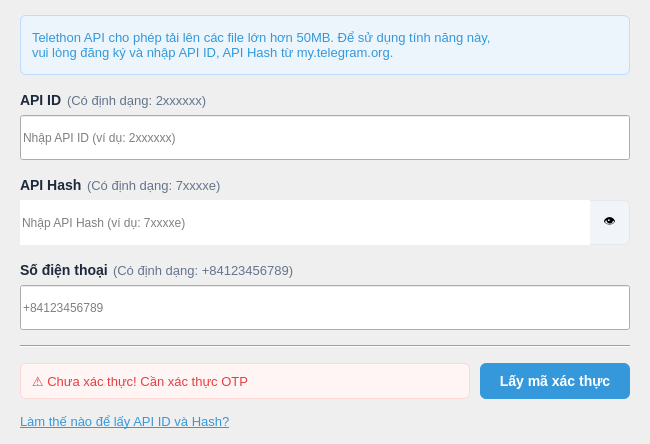
<?xml version="1.0" encoding="UTF-8"?>
<ui version="4.0">
 <class>ConfigTelethonTab</class>
 <widget class="QWidget" name="ConfigTelethonTab">
  <property name="geometry">
   <rect>
    <x>0</x>
    <y>0</y>
    <width>650</width>
    <height>430</height>
   </rect>
  </property>
  <layout class="QVBoxLayout" name="verticalLayout">
   <property name="spacing">
    <number>15</number>
   </property>
   <property name="leftMargin">
    <number>20</number>
   </property>
   <property name="topMargin">
    <number>15</number>
   </property>
   <property name="rightMargin">
    <number>20</number>
   </property>
   <property name="bottomMargin">
    <number>15</number>
   </property>
   <item>
    <widget class="QLabel" name="telethonInfoLabel">
     <property name="minimumSize">
      <size>
       <width>0</width>
       <height>60</height>
      </size>
     </property>
     <property name="maximumSize">
      <size>
       <width>16777215</width>
       <height>60</height>
      </size>
     </property>
     <property name="styleSheet">
      <string notr="true">background-color: #EBF5FB;
color: #3498DB;
border: 1px solid #BFDBFE;
border-radius: 6px;
padding: 8px;
font-size: 13px;</string>
     </property>
     <property name="text">
      <string>Telethon API cho phép tải lên các file lớn hơn 50MB. Để sử dụng tính năng này,
vui lòng đăng ký và nhập API ID, API Hash từ my.telegram.org.</string>
     </property>
     <property name="alignment">
      <set>Qt::AlignLeading|Qt::AlignLeft|Qt::AlignVCenter</set>
     </property>
     <property name="wordWrap">
      <bool>true</bool>
     </property>
    </widget>
   </item>
   <item>
    <widget class="QWidget" name="apiIdContainer" native="true">
     <layout class="QVBoxLayout" name="apiIdLayout">
      <property name="spacing">
       <number>5</number>
      </property>
      <property name="leftMargin">
       <number>0</number>
      </property>
      <property name="topMargin">
       <number>0</number>
      </property>
      <property name="rightMargin">
       <number>0</number>
      </property>
      <property name="bottomMargin">
       <number>0</number>
      </property>
      <item>
       <layout class="QHBoxLayout" name="apiIdHeaderLayout">
        <item>
         <widget class="QLabel" name="apiIdLabel">
          <property name="styleSheet">
           <string notr="true">font-size: 14px; font-weight: bold; color: #1E293B;</string>
          </property>
          <property name="text">
           <string>API ID</string>
          </property>
         </widget>
        </item>
        <item>
         <widget class="QLabel" name="apiIdHintLabel">
          <property name="styleSheet">
           <string notr="true">font-size: 13px; color: #64748B;</string>
          </property>
          <property name="text">
           <string>(Có định dạng: 2xxxxxx)</string>
          </property>
         </widget>
        </item>
        <item>
         <spacer name="apiIdHeaderSpacer">
          <property name="orientation">
           <enum>Qt::Horizontal</enum>
          </property>
          <property name="sizeHint" stdset="0">
           <size>
            <width>40</width>
            <height>20</height>
           </size>
          </property>
         </spacer>
        </item>
       </layout>
      </item>
      <item>
       <widget class="QLineEdit" name="apiIdLineEdit">
        <property name="minimumSize">
         <size>
          <width>0</width>
          <height>45</height>
         </size>
        </property>
        <property name="maximumSize">
         <size>
          <width>16777215</width>
          <height>45</height>
         </size>
        </property>
        <property name="placeholderText">
         <string>Nhập API ID (ví dụ: 2xxxxxx)</string>
        </property>
       </widget>
      </item>
     </layout>
    </widget>
   </item>
   <item>
    <widget class="QWidget" name="apiHashContainer" native="true">
     <layout class="QVBoxLayout" name="apiHashLayout">
      <property name="spacing">
       <number>5</number>
      </property>
      <property name="leftMargin">
       <number>0</number>
      </property>
      <property name="topMargin">
       <number>0</number>
      </property>
      <property name="rightMargin">
       <number>0</number>
      </property>
      <property name="bottomMargin">
       <number>0</number>
      </property>
      <item>
       <layout class="QHBoxLayout" name="apiHashHeaderLayout">
        <item>
         <widget class="QLabel" name="apiHashLabel">
          <property name="styleSheet">
           <string notr="true">font-size: 14px; font-weight: bold; color: #1E293B;</string>
          </property>
          <property name="text">
           <string>API Hash</string>
          </property>
         </widget>
        </item>
        <item>
         <widget class="QLabel" name="apiHashHintLabel">
          <property name="styleSheet">
           <string notr="true">font-size: 13px; color: #64748B;</string>
          </property>
          <property name="text">
           <string>(Có định dạng: 7xxxxe)</string>
          </property>
         </widget>
        </item>
        <item>
         <spacer name="apiHashHeaderSpacer">
          <property name="orientation">
           <enum>Qt::Horizontal</enum>
          </property>
          <property name="sizeHint" stdset="0">
           <size>
            <width>40</width>
            <height>20</height>
           </size>
          </property>
         </spacer>
        </item>
       </layout>
      </item>
      <item>
       <layout class="QHBoxLayout" name="apiHashInputLayout">
        <property name="spacing">
         <number>0</number>
        </property>
        <item>
         <widget class="QLineEdit" name="apiHashLineEdit">
          <property name="minimumSize">
           <size>
            <width>0</width>
            <height>45</height>
           </size>
          </property>
          <property name="maximumSize">
           <size>
            <width>16777215</width>
            <height>45</height>
           </size>
          </property>
          <property name="styleSheet">
           <string notr="true">border-top-right-radius: 0px;
border-bottom-right-radius: 0px;</string>
          </property>
          <property name="echoMode">
           <enum>QLineEdit::Password</enum>
          </property>
          <property name="placeholderText">
           <string>Nhập API Hash (ví dụ: 7xxxxe)</string>
          </property>
         </widget>
        </item>
        <item>
         <widget class="QPushButton" name="togglePasswordButton">
          <property name="minimumSize">
           <size>
            <width>40</width>
            <height>45</height>
           </size>
          </property>
          <property name="maximumSize">
           <size>
            <width>40</width>
            <height>45</height>
           </size>
          </property>
          <property name="styleSheet">
           <string notr="true">background-color: #F1F5F9;
border: 1px solid #E4E7EB;
border-left: none;
border-top-left-radius: 0px;
border-bottom-left-radius: 0px;
border-top-right-radius: 6px;
border-bottom-right-radius: 6px;</string>
          </property>
          <property name="text">
           <string>👁️</string>
          </property>
         </widget>
        </item>
       </layout>
      </item>
     </layout>
    </widget>
   </item>
   <item>
    <widget class="QWidget" name="phoneContainer" native="true">
     <layout class="QVBoxLayout" name="phoneLayout">
      <property name="spacing">
       <number>5</number>
      </property>
      <property name="leftMargin">
       <number>0</number>
      </property>
      <property name="topMargin">
       <number>0</number>
      </property>
      <property name="rightMargin">
       <number>0</number>
      </property>
      <property name="bottomMargin">
       <number>0</number>
      </property>
      <item>
       <layout class="QHBoxLayout" name="phoneHeaderLayout">
        <item>
         <widget class="QLabel" name="phoneLabel">
          <property name="styleSheet">
           <string notr="true">font-size: 14px; font-weight: bold; color: #1E293B;</string>
          </property>
          <property name="text">
           <string>Số điện thoại</string>
          </property>
         </widget>
        </item>
        <item>
         <widget class="QLabel" name="phoneHintLabel">
          <property name="styleSheet">
           <string notr="true">font-size: 13px; color: #64748B;</string>
          </property>
          <property name="text">
           <string>(Có định dạng: +84123456789)</string>
          </property>
         </widget>
        </item>
        <item>
         <spacer name="phoneHeaderSpacer">
          <property name="orientation">
           <enum>Qt::Horizontal</enum>
          </property>
          <property name="sizeHint" stdset="0">
           <size>
            <width>40</width>
            <height>20</height>
           </size>
          </property>
         </spacer>
        </item>
       </layout>
      </item>
      <item>
       <widget class="QLineEdit" name="phoneLineEdit">
        <property name="minimumSize">
         <size>
          <width>0</width>
          <height>45</height>
         </size>
        </property>
        <property name="maximumSize">
         <size>
          <width>16777215</width>
          <height>45</height>
         </size>
        </property>
        <property name="placeholderText">
         <string>+84123456789</string>
        </property>
       </widget>
      </item>
     </layout>
    </widget>
   </item>
   <item>
    <widget class="QFrame" name="separator">
     <property name="frameShape">
      <enum>QFrame::HLine</enum>
     </property>
     <property name="frameShadow">
      <enum>QFrame::Sunken</enum>
     </property>
     <property name="class" stdset="0">
      <string>separator</string>
     </property>
    </widget>
   </item>
   <item>
    <layout class="QHBoxLayout" name="otpStatusLayout">
     <property name="spacing">
      <number>10</number>
     </property>
     <item>
      <widget class="QLabel" name="otpStatusLabel">
       <property name="minimumSize">
        <size>
         <width>0</width>
         <height>36</height>
        </size>
       </property>
       <property name="maximumSize">
        <size>
         <width>16777215</width>
         <height>36</height>
        </size>
       </property>
       <property name="styleSheet">
        <string notr="true">background-color: #FFF5F5;
color: #E53E3E;
border: 1px solid #FED7D7;
border-radius: 6px;
padding: 8px;
font-size: 13px;</string>
       </property>
       <property name="text">
        <string>⚠ Chưa xác thực! Cần xác thực OTP</string>
       </property>
      </widget>
     </item>
     <item>
      <widget class="QPushButton" name="getOtpButton">
       <property name="minimumSize">
        <size>
         <width>150</width>
         <height>36</height>
        </size>
       </property>
       <property name="maximumSize">
        <size>
         <width>150</width>
         <height>36</height>
        </size>
       </property>
       <property name="styleSheet">
        <string notr="true">QPushButton {
    background-color: #3498DB;
    color: white;
    border: none;
    border-radius: 6px;
    padding: 8px;
    font-size: 14px;
    font-weight: bold;
}

QPushButton:hover {
    background-color: #2980B9;
}</string>
       </property>
       <property name="text">
        <string>Lấy mã xác thực</string>
       </property>
       <property name="class" stdset="0">
        <string>primaryButton</string>
       </property>
      </widget>
     </item>
    </layout>
   </item>
   <item>
    <widget class="QLabel" name="apiHelpLabel">
     <property name="styleSheet">
      <string notr="true">color: #3498DB; font-size: 13px; text-decoration: underline;</string>
     </property>
     <property name="text">
      <string>&lt;a href="#" style="color: #3498DB;"&gt;Làm thế nào để lấy API ID và Hash?&lt;/a&gt;</string>
     </property>
     <property name="textFormat">
      <enum>Qt::RichText</enum>
     </property>
     <property name="openExternalLinks">
      <bool>false</bool>
     </property>
    </widget>
   </item>
   <item>
    <spacer name="verticalSpacer">
     <property name="orientation">
      <enum>Qt::Vertical</enum>
     </property>
     <property name="sizeHint" stdset="0">
      <size>
       <width>20</width>
       <height>20</height>
      </size>
     </property>
    </spacer>
   </item>
  </layout>
 </widget>
 <resources/>
 <connections/>
</ui>
